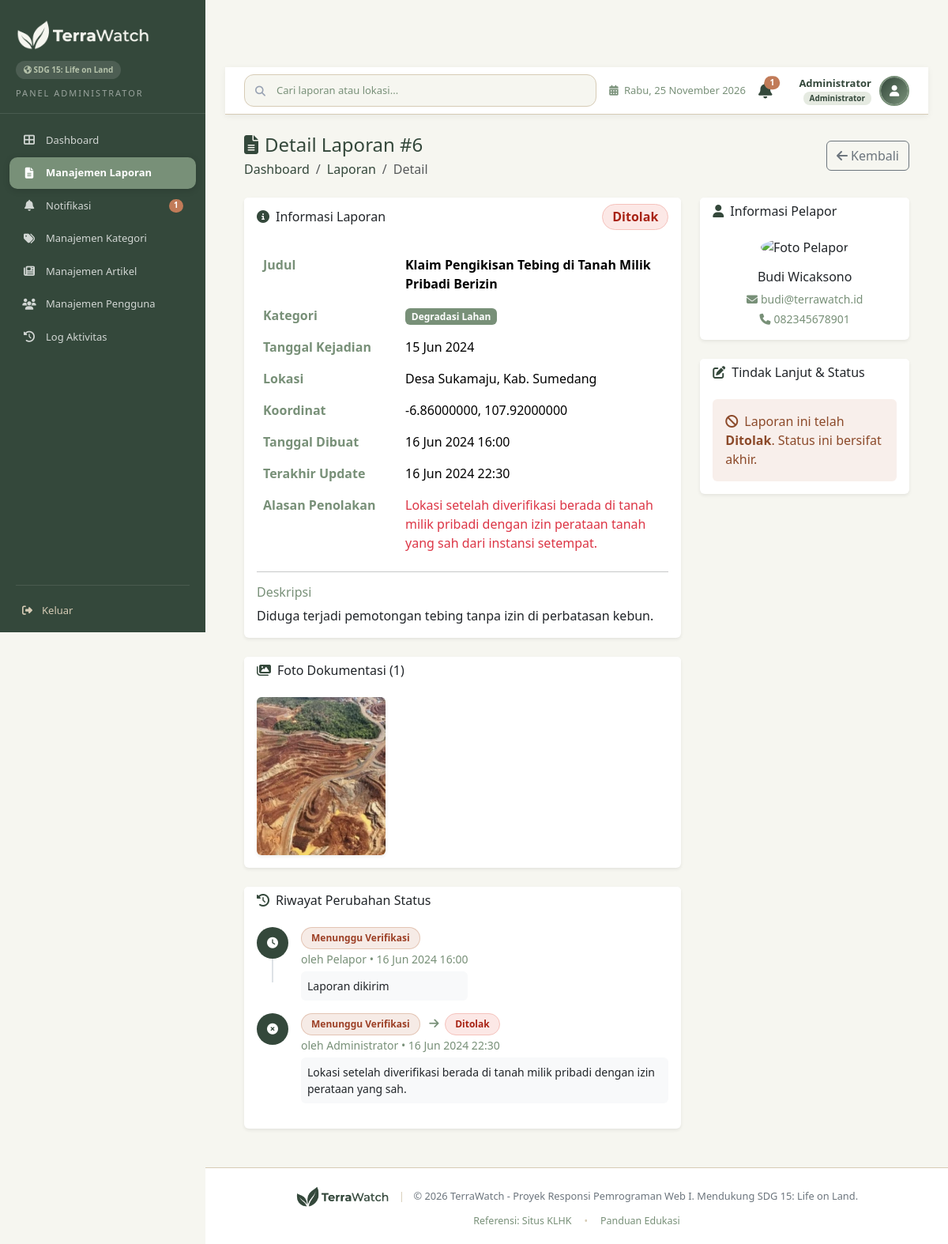
The page /admin/detail_laporan.php?id=6 (signed in) on the database its author committed.
### tables this page shows
CREATE TABLE `reports` (
  `report_id`        INT           NOT NULL AUTO_INCREMENT,
  `user_id`          INT           NOT NULL,
  `category_id`      INT           NOT NULL,
  `title`            VARCHAR(255)  NOT NULL,
  `incident_date`    DATE          NOT NULL,
  `location`         VARCHAR(500)  NOT NULL,
  `latitude`         DECIMAL(10,8) NULL DEFAULT NULL,
  `longitude`        DECIMAL(11,8) NULL DEFAULT NULL,
  `description`      TEXT          NOT NULL,
  `status`           ENUM('Pending','Revision','Verified','In Progress','Completed','Rejected') NOT NULL DEFAULT 'Pending',
  `rejection_reason` TEXT          NULL,
  `created_at`       TIMESTAMP     NOT NULL DEFAULT CURRENT_TIMESTAMP,
  `updated_at`       TIMESTAMP     NOT NULL DEFAULT CURRENT_TIMESTAMP ON UPDATE CURRENT_TIMESTAMP,
  PRIMARY KEY (`report_id`),
  INDEX `idx_reports_status` (`status`),
  INDEX `idx_reports_created_at` (`created_at`),
  INDEX `idx_reports_user_id` (`user_id`),
  INDEX `idx_reports_category_id` (`category_id`),
  CONSTRAINT `fk_reports_user`     FOREIGN KEY (`user_id`)     REFERENCES `users`(`user_id`),
  CONSTRAINT `fk_reports_category` FOREIGN KEY (`category_id`) REFERENCES `categories`(`category_id`)
);

CREATE TABLE `categories` (
  `category_id`   INT          NOT NULL AUTO_INCREMENT,
  `category_name` VARCHAR(100) NOT NULL,
  `description`   TEXT         NULL,
  `icon`          VARCHAR(50)  NULL DEFAULT NULL,
  `created_at`    TIMESTAMP    NOT NULL DEFAULT CURRENT_TIMESTAMP,
  PRIMARY KEY (`category_id`)
);

CREATE TABLE `report_images` (
  `image_id`    INT          NOT NULL AUTO_INCREMENT,
  `report_id`   INT          NOT NULL,
  `image_path`  VARCHAR(255) NOT NULL,
  `uploaded_at` TIMESTAMP    NOT NULL DEFAULT CURRENT_TIMESTAMP,
  PRIMARY KEY (`image_id`),
  INDEX `idx_report_images_report_id` (`report_id`),
  CONSTRAINT `fk_report_images_report` FOREIGN KEY (`report_id`) REFERENCES `reports`(`report_id`) ON DELETE CASCADE
);

CREATE TABLE `report_updates` (
  `update_id`  INT         NOT NULL AUTO_INCREMENT,
  `report_id`  INT         NOT NULL,
  `changed_by` INT         NULL DEFAULT NULL,
  `old_status` VARCHAR(50) NULL DEFAULT NULL,
  `new_status` VARCHAR(50) NOT NULL,
  `note`       TEXT        NULL,
  `created_at` TIMESTAMP   NOT NULL DEFAULT CURRENT_TIMESTAMP,
  PRIMARY KEY (`update_id`),
  INDEX `idx_report_updates_report_id` (`report_id`),
  CONSTRAINT `fk_report_updates_report`     FOREIGN KEY (`report_id`)  REFERENCES `reports`(`report_id`) ON DELETE CASCADE,
  CONSTRAINT `fk_report_updates_changed_by` FOREIGN KEY (`changed_by`) REFERENCES `users`(`user_id`) ON DELETE SET NULL
);

CREATE TABLE `users` (
  `user_id`       INT                  NOT NULL AUTO_INCREMENT,
  `name`          VARCHAR(100)         NOT NULL,
  `email`         VARCHAR(150)         NOT NULL,
  `password`      VARCHAR(255)         NOT NULL,
  `role`          ENUM('user','admin') NOT NULL DEFAULT 'user',
  `is_active`     TINYINT(1)           NOT NULL DEFAULT 1,
  `profile_photo` VARCHAR(255)         NULL DEFAULT NULL,
  `phone`         VARCHAR(20)          NULL DEFAULT NULL,
  `address`       TEXT                 NULL,
  `created_at`    TIMESTAMP            NOT NULL DEFAULT CURRENT_TIMESTAMP,
  PRIMARY KEY (`user_id`),
  UNIQUE INDEX `idx_users_email` (`email`)
);

### admin/detail_laporan.php (the view, shortened to what the rows shown need)
<?php
require_once __DIR__ . '/../helpers/functions.php';
$reportId = isset($_GET['id']) ? (int)$_GET['id'] : 0;
$stmt = $pdo->prepare("SELECT r.*, u.name as reporter_name, u.email as reporter_email, u.phone as reporter_phone, u.profile_photo as reporter_photo, c.category_name
                        FROM reports r
                        JOIN users u ON r.user_id = u.user_id
                        JOIN categories c ON r.category_id = c.category_id
                        WHERE r.report_id = ?");
$stmt->execute([$reportId]);
$report = $stmt->fetch(PDO::FETCH_ASSOC);
$stmtImages = $pdo->prepare("SELECT * FROM report_images WHERE report_id = ?");
$stmtImages->execute([$reportId]);
$images = $stmtImages->fetchAll(PDO::FETCH_ASSOC);
$stmtHistory = $pdo->prepare("SELECT ru.*, u.name as changer_name, u.role as changer_role FROM report_updates ru LEFT JOIN users u ON ru.changed_by = u.user_id WHERE ru.report_id = ? ORDER BY ru.created_at ASC, ru.update_id ASC");
$stmtHistory->execute([$reportId]);
$history = $stmtHistory->fetchAll(PDO::FETCH_ASSOC);
include __DIR__ . '/../includes/header.php';
?>
<div class="main-content">
    <div class="content-wrapper p-4">
        <div class="row g-4">
            <div class="col-lg-8">
                <div class="card border-0 shadow-sm mb-4">
                    <div class="card-header bg-white border-0 d-flex justify-content-between align-items-center">
                        <h6 class="mb-0"><i class="fas fa-info-circle me-2" style="color:#34483B;"></i>Informasi Laporan</h6>
                        <span class="badge <?= getStatusBadgeClass($report['status']) ?> fs-6"><?= e(statusLabel($report['status'])) ?></span>
                    </div>
                    <div class="card-body">
                        <table class="table table-borderless mb-0">
                            <tr><th width="180" class="text-muted">Judul</th><td class="fw-bold"><?= htmlspecialchars($report['title']) ?></td></tr>
                            <tr><th class="text-muted">Kategori</th><td><span class="badge" style="background-color:#789078;"><?= htmlspecialchars($report['category_name']) ?></span></td></tr>
                            <tr><th class="text-muted">Tanggal Kejadian</th><td><?= formatDate($report['incident_date']) ?></td></tr>
                            <tr><th class="text-muted">Lokasi</th><td><?= htmlspecialchars($report['location']) ?></td></tr>
                            <?php if ($report['latitude'] && $report['longitude']): ?>
                            <tr><th class="text-muted">Koordinat</th><td><?= $report['latitude'] ?>, <?= $report['longitude'] ?></td></tr>
                            <?php endif; ?>
                            <tr><th class="text-muted">Tanggal Dibuat</th><td><?= formatDateTime($report['created_at']) ?></td></tr>
                            <tr><th class="text-muted">Terakhir Update</th><td><?= $report['updated_at'] ? formatDateTime($report['updated_at']) : '-' ?></td></tr>
                            <?php if ($report['rejection_reason']): ?>
                            <tr><th class="text-muted text-danger">Alasan Penolakan</th><td class="text-danger"><?= htmlspecialchars($report['rejection_reason']) ?></td></tr>
                            <?php endif; ?>
                        </table>
                        <hr>
                        <h6 class="text-muted mb-2">Deskripsi</h6>
                        <p class="mb-0"><?= nl2br(htmlspecialchars($report['description'])) ?></p>
                    </div>
                </div>
                <?php if (!empty($images)): ?>
                <div class="card border-0 shadow-sm mb-4">
                    <div class="card-body">
                        <div class="row g-3">
                            <?php foreach ($images as $img):
                                $imgSrc = getImageUrl($img['image_path']);
                            ?>
                            <div class="col-md-4 col-6">
                                <a href="<?= htmlspecialchars($imgSrc) ?>" data-bs-toggle="modal" data-bs-target="#imageModal" onclick="showImage(this)">
                                    <img src="<?= htmlspecialchars($imgSrc) ?>" class="img-fluid rounded shadow-sm" style="height:200px;width:100%;object-fit:cover;cursor:zoom-in;" alt="Foto Laporan" onerror="this.onerror=null;this.src='<?= APP_URL ?>/assets/img/default-forest.jpg'">
                                </a>
                            </div>
                            <?php endforeach; ?>
                        </div>
                    </div>
                </div>
                <?php endif; ?>
                <div class="card border-0 shadow-sm">
                    <div class="card-body">
                        <?php if (empty($history)): ?>
                        <p class="text-muted text-center mb-0">Belum ada riwayat perubahan status.</p>
                        <?php else: ?>
                        <div class="timeline">
                            <?php foreach ($history as $h): ?>
                            <div class="d-flex mb-3">
                                <div class="me-3 text-center" style="min-width: 40px;">
                                    <div class="rounded-circle d-flex align-items-center justify-content-center" style="width:40px;height:40px;background-color:#34483B;">
                                        <i class="fas <?= getStatusIcon($h['new_status']) ?> text-white small"></i>
                                    </div>
                                    <?php if ($h !== end($history)): ?>
                                    <div style="width:2px;height:30px;background-color:#dee2e6;margin:0 auto;"></div>
                                    <?php endif; ?>
                                </div>
                                <div>
                                    <div class="fw-bold small">
                                        <?php if (!empty($h['old_status'])): ?>
                                        <span class="badge <?= getStatusBadgeClass($h['old_status']) ?> me-1"><?= e(statusLabel($h['old_status'])) ?></span>
                                        <i class="fas fa-arrow-right mx-1 text-muted"></i>
                                        <?php endif; ?>
                                        <span class="badge <?= getStatusBadgeClass($h['new_status']) ?>"><?= e(statusLabel($h['new_status'])) ?></span>
                                    </div>
                                    <small class="text-muted">oleh <?= ($h['changed_by'] == $report['user_id'] ? 'Pelapor' : e($h['changer_name'] ?? 'Admin')) ?> • <?= formatDateTime($h['created_at']) ?></small>
                                    <?php if ($h['note']): ?>
                                    <p class="mb-0 mt-1 small bg-light p-2 rounded"><?= htmlspecialchars($h['note']) ?></p>
                                    <?php endif; ?>
                                </div>
                            </div>
                            <?php endforeach; ?>
                        </div>
                        <?php endif; ?>
                    </div>
                </div>
            </div>
            <div class="col-lg-4">
                <div class="card border-0 shadow-sm mb-4">
                    <div class="card-body text-center">
                        <img src="<?= $report['reporter_photo'] ? htmlspecialchars(getImageUrl($report['reporter_photo'])) : '../assets/img/default-avatar.png' ?>" class="rounded-circle mb-3" width="80" height="80" style="object-fit:cover;" alt="Foto Pelapor">
                        <h6><?= htmlspecialchars($report['reporter_name']) ?></h6>
                        <p class="text-muted small mb-1"><i class="fas fa-envelope me-1"></i><?= htmlspecialchars($report['reporter_email']) ?></p>
                        <?php if ($report['reporter_phone']): ?>
                        <p class="text-muted small mb-0"><i class="fas fa-phone me-1"></i><?= htmlspecialchars($report['reporter_phone']) ?></p>
                        <?php endif; ?>
                    </div>
                </div>
            </div>
        </div>
    </div>
</div>
<?php include __DIR__ . '/../includes/footer.php'; ?>

### rows shown on the page
reports: status "Ditolak", title "Klaim Pengikisan Tebing di Tanah Milik Pribadi Berizin", category.category_name "Degradasi Lahan", incident_date "15 Jun 2024", location "Desa Sukamaju, Kab. Sumedang", latitude "-6.86000000", longitude "107.92000000", created_at "16 Jun 2024 16:00", updated_at "16 Jun 2024 22:30", rejection_reason "Lokasi setelah diverifikasi berada di tanah milik pribadi dengan izin perataan tanah yang sah dari instansi setempat.", description "Diduga terjadi pemotongan tebing tanpa izin di perbatasan kebun.", user.name "Budi Wicaksono", user.email "budi@terrawatch.id", user.phone "082345678901"
report_images: image_path (picture)
report_updates: new_status "Menunggu Verifikasi", shows "Pelapor", created_at "16 Jun 2024 16:00", note "Laporan dikirim"
report_updates: old_status "Menunggu Verifikasi", new_status "Ditolak", changed_by.name "Administrator", created_at "16 Jun 2024 22:30", note "Lokasi setelah diverifikasi berada di tanah milik pribadi dengan izin perataan yang sah."

### other values the page prints
$unreadNotifCountAdmin "1"
$unreadCountTopbar "1"
$userName "Administrator"
$roleBadge "Administrator"
$reportId "6"
count($images) "1"
